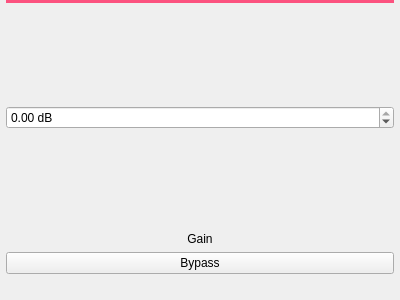
<?xml version="1.0" encoding="UTF-8"?>
<ui version="4.0">
 <class>QGain</class>
 <widget class="QWidget" name="QGain">
  <property name="geometry">
   <rect>
    <x>0</x>
    <y>0</y>
    <width>400</width>
    <height>300</height>
   </rect>
  </property>
  <property name="windowTitle">
   <string>Form</string>
  </property>
  <layout class="QVBoxLayout" name="verticalLayout">
   <property name="leftMargin">
    <number>6</number>
   </property>
   <property name="topMargin">
    <number>0</number>
   </property>
   <property name="rightMargin">
    <number>6</number>
   </property>
   <property name="bottomMargin">
    <number>6</number>
   </property>
   <item>
    <widget class="Line" name="line">
     <property name="styleSheet">
      <string notr="true">color: #FC527F;</string>
     </property>
     <property name="frameShadow">
      <enum>QFrame::Plain</enum>
     </property>
     <property name="lineWidth">
      <number>4</number>
     </property>
     <property name="orientation">
      <enum>Qt::Horizontal</enum>
     </property>
    </widget>
   </item>
   <item>
    <spacer name="verticalSpacer">
     <property name="orientation">
      <enum>Qt::Vertical</enum>
     </property>
     <property name="sizeHint" stdset="0">
      <size>
       <width>20</width>
       <height>40</height>
      </size>
     </property>
    </spacer>
   </item>
   <item>
    <widget class="QDoubleSpinBox" name="doubleSpinBoxGain">
     <property name="suffix">
      <string> dB</string>
     </property>
     <property name="minimum">
      <double>-80.000000000000000</double>
     </property>
     <property name="maximum">
      <double>0.000000000000000</double>
     </property>
    </widget>
   </item>
   <item>
    <spacer name="verticalSpacer_2">
     <property name="orientation">
      <enum>Qt::Vertical</enum>
     </property>
     <property name="sizeHint" stdset="0">
      <size>
       <width>20</width>
       <height>40</height>
      </size>
     </property>
    </spacer>
   </item>
   <item>
    <widget class="QLabel" name="label">
     <property name="text">
      <string notr="true">Gain</string>
     </property>
     <property name="alignment">
      <set>Qt::AlignCenter</set>
     </property>
    </widget>
   </item>
   <item>
    <widget class="QPushButton" name="pushButtonBypass">
     <property name="text">
      <string>Bypass</string>
     </property>
     <property name="checkable">
      <bool>true</bool>
     </property>
    </widget>
   </item>
   <item>
    <spacer name="verticalSpacer_3">
     <property name="orientation">
      <enum>Qt::Vertical</enum>
     </property>
     <property name="sizeType">
      <enum>QSizePolicy::Fixed</enum>
     </property>
     <property name="sizeHint" stdset="0">
      <size>
       <width>20</width>
       <height>20</height>
      </size>
     </property>
    </spacer>
   </item>
  </layout>
 </widget>
 <resources/>
 <connections/>
</ui>
